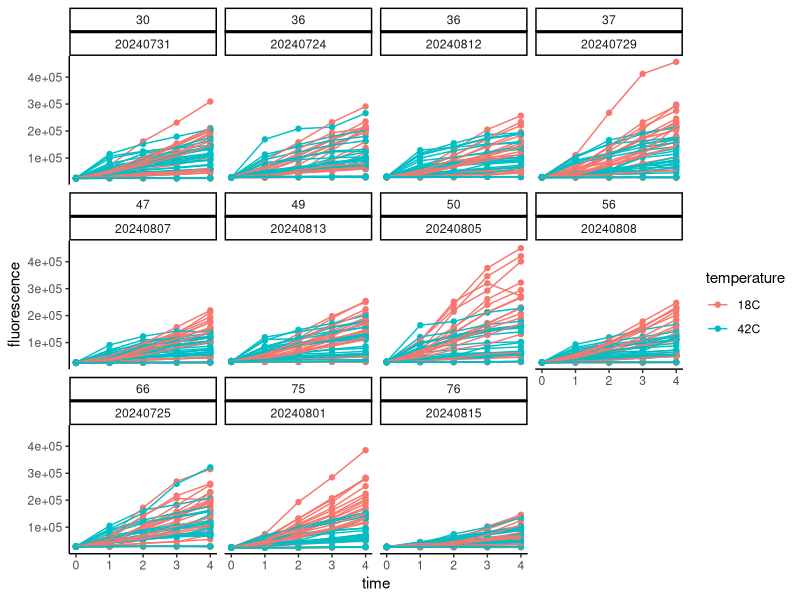
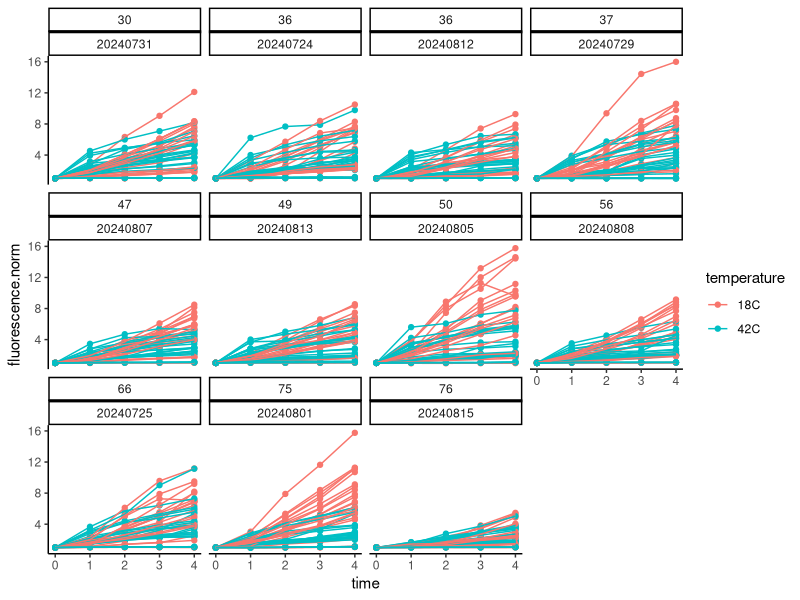
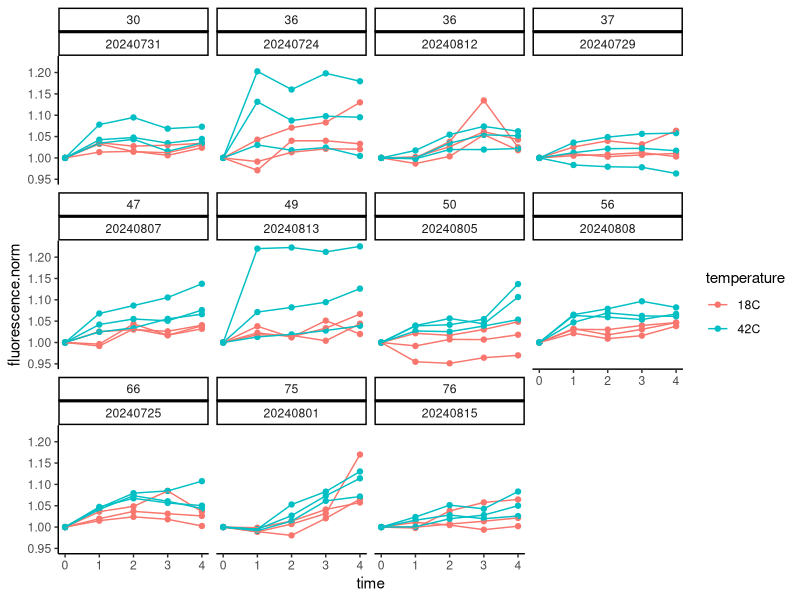
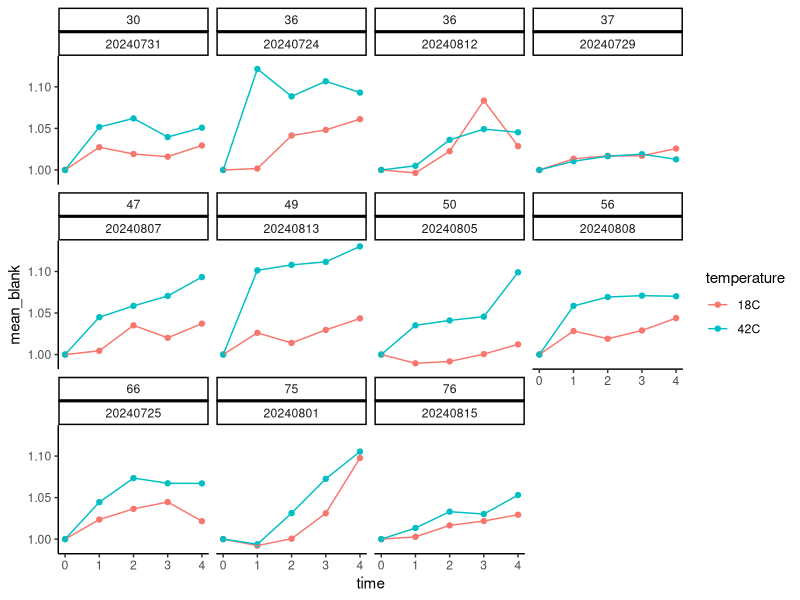
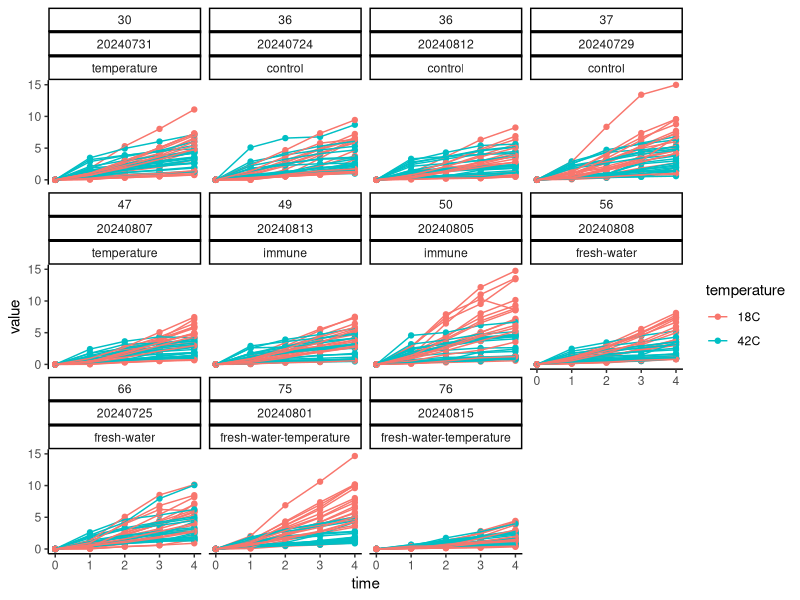
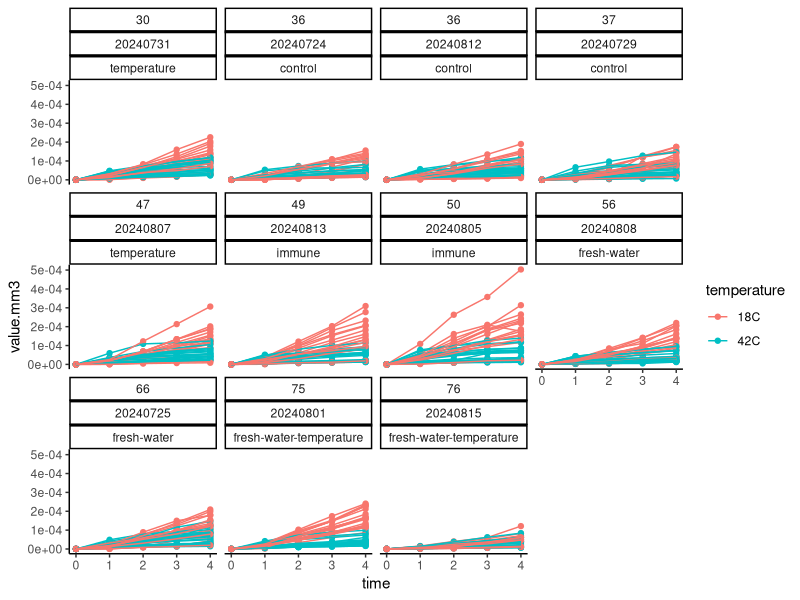
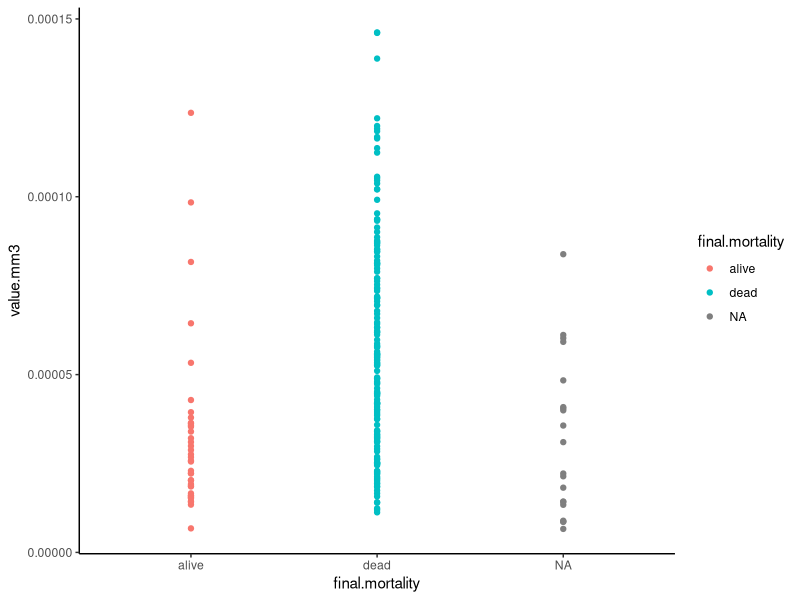
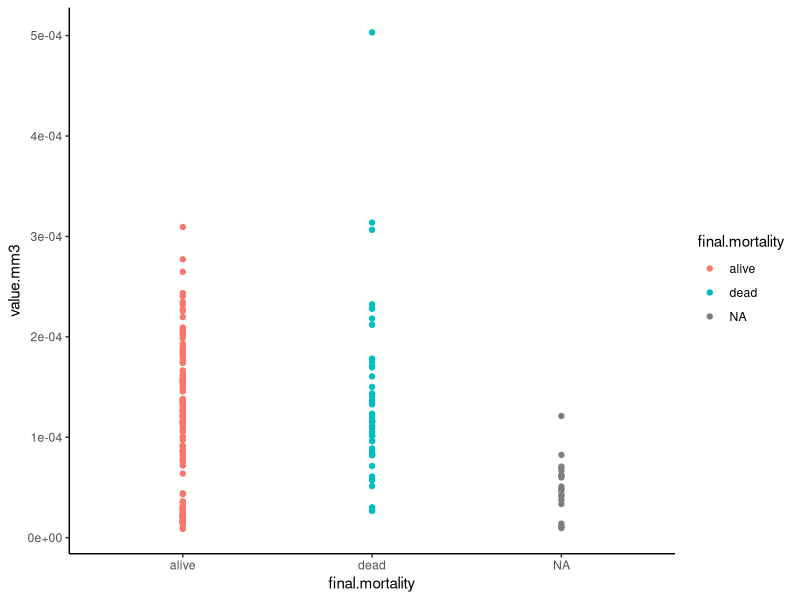

R code for these plots, in order: (Note: this script raises an error after producing the figures.)
## ---- chunk 1
knitr::opts_chunk$set(echo = TRUE, warning = FALSE, message = FALSE)
## ---- chunk 2
library(MASS) 
library(tidyverse)
library(ggplot2)
library(readxl)
library(cowplot)
library(lme4)
library(lmerTest)
library(car)
library(effects)
library(emmeans)
## ---- chunk 3
#read in files
data <- read_csv("data/resazurin/resazurin_data.csv")

data<-data%>%
  pivot_longer(names_to="time", values_to="fluorescence", cols=`0`:`4`)%>%
  mutate(time=as.numeric(time))
## ---- chunk 4
surv<-read_excel("data/survival/survival_resazurin.xlsx")

surv<-surv%>%
  pivot_longer(names_to="time", values_to="status", cols=`0`:`24`)%>%
  mutate(time=as.numeric(time))%>%
  rename(date=date.resazurin, sample=oyster)%>%
  mutate(sample=as.character(sample))
## ---- chunk 5
size <- read_csv("data/resazurin/resazurin-size.csv")%>%select(!notes)%>%mutate(sample=as.character(sample))
## ---- chunk 6
data<-left_join(data, surv)

data<-left_join(data,size)
## ---- chunk 7
final<-surv%>%
  filter(time==24)%>%
  rename(final.mortality=status)%>%
  select(!time)

data<-left_join(data, final)
## ---- chunk 8
data<-data%>%
  mutate(final.mortality = case_when(
    final.mortality == 0 ~ "alive",
    final.mortality == 1 ~ "dead",
    TRUE ~ as.character(final.mortality)  # To handle any other values
  ))
## ---- chunk 9
data%>%
  ggplot(aes(x=time, y=fluorescence, colour=temperature, group=sample))+
  facet_wrap(~bag*date)+
  geom_point()+
  geom_line()+
  theme_classic()
## ---- chunk 10
data<-data%>%
  group_by(date, bag, sample, width.mm, length.mm)%>%
  arrange(date, bag, sample)%>%
  mutate(fluorescence.norm=fluorescence/first(fluorescence))
## ---- chunk 11
data%>%
  ggplot(aes(x=time, y=fluorescence.norm, colour=temperature, group=sample))+
  facet_wrap(~bag*date)+
  geom_point()+
  geom_line()+
  theme_classic()
## ---- chunk 12
data%>%
  filter(type=="blank")%>%
  ggplot(aes(x=time, y=fluorescence.norm, colour=temperature, group=sample))+
  facet_wrap(~bag*date)+
  geom_point()+
  geom_line()+
  theme_classic()
## ---- chunk 13
blanks<-data%>%
  filter(type=="blank")%>%
  group_by(date, bag, temperature, time)%>%
  summarise(mean_blank=mean(fluorescence.norm))
## ---- chunk 14
blanks%>%
  ggplot(aes(x=time, y=mean_blank, colour=temperature))+
  facet_wrap(~bag*date)+
  geom_point()+
  geom_line()+
  theme_classic()
## ---- chunk 15
data<-left_join(data, blanks)

data<-data%>%
  filter(!type=="blank")%>%
  mutate(value=fluorescence.norm-mean_blank)
## ---- chunk 16
data%>%
  ggplot(aes(x=time, y=value, colour=temperature, group=sample))+
  facet_wrap(~bag*date*hardening)+
  geom_point()+
  geom_line()+
  theme_classic()
## ---- chunk 17
data<-data%>%
  select(!type)%>%
  select(!fluorescence.norm)%>%
  select(!mean_blank)%>%
  select(!fluorescence)
## ---- chunk 18
data$volume.mm3<-(4/3) * pi * ((data$length.mm/2) * (data$width.mm/2))^2

data$value.mm3<-data$value/data$volume.mm3
## ---- chunk 19
data%>%
  ggplot(aes(x=time, y=value.mm3, colour=temperature, group=sample))+
  facet_wrap(~bag*date*hardening)+
  geom_point()+
  geom_line()+
  theme_classic()
## ---- chunk 20
data%>%
  filter(time==4)%>%
  filter(temperature=="42C")%>%
  
  ggplot(aes(x=final.mortality, y=value.mm3, colour=final.mortality))+
  geom_point()+
  theme_classic()

data%>%
  filter(time==4)%>%
  filter(temperature=="18C")%>%
  
  ggplot(aes(x=final.mortality, y=value.mm3, colour=final.mortality))+
  geom_point()+
  theme_classic()
## ---- chunk 21
data$time<-as.factor(data$time)
## ---- chunk 22
hist(data$volume.mm3)
## ---- chunk 23
data<-data%>%
  filter(volume.mm3<150000)

hist(data$volume.mm3)
## ---- chunk 24
model.size<-lmer(sqrt(value) ~ time * temperature * scale(volume.mm3) + (1|bag) + (1|date:bag:sample), data=data)

summary(model.size)
anova(model.size)
rand(model.size)

qqPlot(residuals(model.size))

plot(Effect(c("volume.mm3"), model.size))
## ---- chunk 25
data%>%
  ggplot(aes(x=time, y=sqrt(value), colour=scale(volume.mm3), group=paste(date, bag, sample)))+
  facet_wrap(~temperature)+
  scale_colour_gradientn(colours=c("blue", "lightblue", "white","pink", "red"))+
  geom_point()+
  geom_line()+
  theme_classic()
## ---- chunk 26
final<-data%>%
  filter(time=="4")
## ---- chunk 27
model.size2<-lmer(sqrt(value) ~ temperature * scale(volume.mm3) + (1|bag), data=data)

summary(model.size2)
anova(model.size2)
rand(model.size2)

qqPlot(residuals(model.size2))

plot(Effect(c("volume.mm3"), model.size2))
## ---- chunk 28
final%>%
  
  ggplot(aes(x=volume.mm3, y=sqrt(value)))+
  #facet_wrap(~temperature)+
  geom_point()+
  geom_smooth(method="lm")+
  theme_classic()
## ---- chunk 29
correlation18C <- lm(sqrt(value) ~ volume.mm3, data = final%>%filter(temperature=="18C"))

corrplot18C<-ggplot(final%>%filter(temperature=="18C"), aes(x = volume.mm3, y = sqrt(value))) +
      geom_point() + 
      geom_smooth(method = "lm", se = TRUE) + 
      theme_classic()+
      labs(title = "y=8.101e-06 + 1.631 (18°C)");corrplot18C
  
      
correlation42C <- lm(sqrt(value) ~ volume.mm3, data = final%>%filter(temperature=="42C"))

corrplot42C<-ggplot(final%>%filter(temperature=="42C"), aes(x = volume.mm3, y = sqrt(value))) +
      geom_point() + 
      geom_smooth(method = "lm", se = TRUE) + 
      theme_classic()+
      labs(title = "y=5.773e-06 + 1.233 (42°C)");corrplot42C
    
  
## ---- chunk 30
model<-lmer(value.mm3 ~ time * temperature * hardening + (1|bag) + (1|date:bag:sample), data=data)

qqPlot(residuals(model))

hist(data$value.mm3)
## ---- chunk 31
# Extract raw residuals
data$raw_resid <- residuals(model)

# Standardize residuals
data$std_resid <- data$raw_resid / sd(data$raw_resid)

# Flag potential outliers
outlier_threshold <- 3
data$outlier_flag <- abs(data$std_resid) > outlier_threshold

# Filter rows flagged as outliers
outliers <- data %>% filter(outlier_flag == TRUE)
print(outliers)

# Plot standardized residuals
ggplot(data, aes(x = seq_along(std_resid), y = std_resid)) +
  geom_point(aes(color = outlier_flag), size = 2) +
  geom_hline(yintercept = c(-outlier_threshold, outlier_threshold), linetype = "dashed", color = "red") +
  labs(title = "Standardized Residuals with Outliers", x = "Index", y = "Standardized Residual") +
  theme_minimal()
## ---- chunk 32
data<-data%>%
  filter(!outlier_flag==TRUE)
## ---- chunk 33
hist(data$value.mm3)
## ---- chunk 34
data<-data%>%
  filter(!c(time=="4"& hardening=="temperature" & final.mortality=="alive" & temperature=="42C" & value.mm3>0.0001))
## ---- chunk 35
data%>%
  ggplot(aes(x=time, y=value.mm3, colour=temperature, group=sample))+
  facet_wrap(~bag*date*hardening)+
  geom_point()+
  geom_line()+
  theme_classic()
## ---- chunk 36
model<-lmer(sqrt(value.mm3) ~ time * temperature * hardening + (1|hardening:bag) + (1|date:bag:sample), data=data)

summary(model)
anova(model)
rand(model)

qqPlot(residuals(model))
## ---- chunk 37
plot1<-data%>%

  ggplot(aes(x=time, y=value.mm3, color=temperature, fill=temperature))+
  facet_grid(~hardening)+
  geom_point(alpha=0.5)+
  geom_smooth(aes(group=temperature))+
  scale_colour_manual(values=c("cyan4", "orange"))+
  scale_fill_manual(values=c("cyan4", "orange"))+
  theme_classic()+
  xlab("Hour");plot1

plot1a<-data%>%

  ggplot(aes(x=time, y=value.mm3, color=hardening, fill=hardening))+
  facet_grid(~temperature)+
  geom_point(alpha=0.5)+
  geom_smooth(aes(group=hardening))+
  #scale_colour_manual(values=c("cyan4", "orange"))+
  #scale_fill_manual(values=c("cyan4", "orange"))+
  theme_classic()+
  xlab("Hour");plot1a
## ---- chunk 38
plot2<-data%>%
  group_by(temperature, hardening, time)%>%
  summarize(mean=mean(value.mm3, na.rm=TRUE), se=sd(value.mm3, na.rm=TRUE)/sqrt(length(value.mm3)))%>%

  ggplot(aes(x=time, y=mean, color=temperature, fill=temperature))+
  facet_grid(~hardening)+
  geom_point(alpha=0.5)+
  geom_errorbar(aes(ymin=mean-se, ymax=mean+se), width=0.1)+
  geom_line(aes(group=temperature))+
  scale_colour_manual(values=c("cyan4", "orange"))+
  scale_fill_manual(values=c("cyan4", "orange"))+
  theme_classic()+
  xlab("Hour");plot2

plot2a<-data%>%
  group_by(temperature, hardening, time)%>%
  summarise(mean=mean(value.mm3, na.rm=TRUE), se=sd(value.mm3, na.rm=TRUE)/sqrt(length(value.mm3)))%>%

  ggplot(aes(x=time, y=mean, color=hardening, fill=hardening))+
  facet_grid(~temperature)+
  geom_errorbar(aes(ymin=mean-se, ymax=mean+se), width=0.1)+
  geom_point(alpha=0.5)+
  geom_line(aes(group=hardening))+
  #scale_colour_manual(values=c("cyan4", "orange"))+
  #scale_fill_manual(values=c("cyan4", "orange"))+
  theme_classic()+
  xlab("Hour");plot2a
## ---- chunk 39
anova(model)

emm<-emmeans(model, ~hardening|temperature|time, adjust = "tukey")
pairs(emm)

## ---- chunk 40
emm<-emmeans(model, ~temperature|hardening|time, adjust = "tukey")
pairs(emm)
## ---- chunk 41
final<-data%>%
  filter(time==4)

model2<-lmer(sqrt(value.mm3) ~ temperature * hardening + (1|hardening:bag), data=final)
summary(model2)

qqPlot(residuals(model2))

hist(final$value.mm3)
## ---- chunk 42
# Extract raw residuals
final$raw_resid <- residuals(model2)

# Standardize residuals
final$std_resid <- final$raw_resid / sd(final$raw_resid)

# Flag potential outliers
outlier_threshold <- 3
final$outlier_flag <- abs(final$std_resid) > outlier_threshold

# Filter rows flagged as outliers
outliers <- final %>% filter(outlier_flag == TRUE)
print(outliers)

# Plot standardized residuals
ggplot(final, aes(x = seq_along(std_resid), y = std_resid)) +
  geom_point(aes(color = outlier_flag), size = 2) +
  geom_hline(yintercept = c(-outlier_threshold, outlier_threshold), linetype = "dashed", color = "red") +
  labs(title = "Standardized Residuals with Outliers", x = "Index", y = "Standardized Residual") +
  theme_minimal()
## ---- chunk 43
hist(final$value.mm3)
## ---- chunk 44
final%>%
  ggplot(aes(x=hardening, y=value.mm3, colour=temperature, group=sample))+
  geom_point()+
  theme_classic()
## ---- chunk 45
model2<-lmer(sqrt(value.mm3) ~ temperature * hardening + (1|hardening:bag), data=final)

summary(model2)
anova(model2)
rand(model2)

qqPlot(residuals(model2))
## ---- chunk 46
plot3<-final%>%

  ggplot(aes(x=hardening, y=value.mm3, color=temperature))+
  geom_boxplot(position=position_dodge(0.5))+
  geom_point(alpha=0.5, position=position_dodge(0.5))+
  scale_colour_manual(values=c("cyan4", "orange"))+
  theme_classic()+
  xlab("Hardening Treatment");plot3

plot3a<-final%>%

  ggplot(aes(x=temperature, y=value.mm3, color=hardening))+
  geom_boxplot(position=position_dodge(0.9))+
  geom_point(alpha=0.5, position=position_dodge(0.9))+
  #scale_colour_manual(values=c("cyan4", "orange"))+
  theme_classic()+
  xlab("Temperature");plot3a
## ---- chunk 47
plot4<-final%>%
  group_by(temperature, hardening)%>%
  summarise(mean=mean(value.mm3, na.rm=TRUE), se=sd(value.mm3, na.rm=TRUE)/sqrt(length(value.mm3)))%>%

  ggplot(aes(x=hardening, y=mean, color=temperature, fill=temperature))+
  geom_point(alpha=0.5)+
  geom_errorbar(aes(ymin=mean-se, ymax=mean+se), width=0.1)+
  scale_colour_manual(values=c("cyan4", "orange"))+
  scale_fill_manual(values=c("cyan4", "orange"))+
  theme_classic()+
  xlab("Hardening Treatment");plot4

plot4a<-final%>%
  group_by(temperature, hardening)%>%
  summarise(mean=mean(value.mm3, na.rm=TRUE), se=sd(value.mm3, na.rm=TRUE)/sqrt(length(value.mm3)))%>%

  ggplot(aes(x=temperature, y=mean, color=hardening, fill=hardening))+
  geom_point(alpha=0.5, position=position_dodge(0.7))+
  geom_errorbar(aes(ymin=mean-se, ymax=mean+se), width=0.1, position=position_dodge(0.7))+
  #scale_colour_manual(values=c("cyan4", "orange"))+
  #scale_fill_manual(values=c("cyan4", "orange"))+
  theme_classic()+
  xlab("Temperature");plot4a
## ---- chunk 48
anova(model2)

emm<-emmeans(model2, ~hardening|temperature, adjust = "tukey")
pairs(emm)

## ---- chunk 49
emm<-emmeans(model, ~temperature|hardening, adjust = "tukey")
pairs(emm)

## ---- chunk 50
final_mort<-data%>%
  filter(time==4)

model3<-lmer(sqrt(value.mm3) ~ temperature * hardening * final.mortality + (1|hardening:bag), data=final_mort)

qqPlot(residuals(model3))

hist(final_mort$value.mm3)
## ---- chunk 51
# Extract raw residuals
final_mort$raw_resid <- residuals(model3)

# Standardize residuals
final_mort$std_resid <- final_mort$raw_resid / sd(final_mort$raw_resid)

# Flag potential outliers
outlier_threshold <- 3
final_mort$outlier_flag <- abs(final_mort$std_resid) > outlier_threshold

# Filter rows flagged as outliers
outliers <- final_mort %>% filter(outlier_flag == TRUE)
print(outliers)

# Plot standardized residuals
ggplot(final_mort, aes(x = seq_along(std_resid), y = std_resid)) +
  geom_point(aes(color = outlier_flag), size = 2) +
  geom_hline(yintercept = c(-outlier_threshold, outlier_threshold), linetype = "dashed", color = "red") +
  labs(title = "Standardized Residuals with Outliers", x = "Index", y = "Standardized Residual") +
  theme_minimal()
## ---- chunk 52
hist(final$value.mm3)
## ---- chunk 53
final%>%
  ggplot(aes(x=hardening, y=value.mm3, colour=temperature, group=sample))+
  facet_wrap(~final.mortality)+
  geom_point(position=position_dodge(0.5))+
  theme_classic()
## ---- chunk 54
model3<-lmer(sqrt(value.mm3) ~ temperature * hardening * final.mortality + (1|hardening:bag), data=final)

summary(model3)
anova(model3)
rand(model3)

qqPlot(residuals(model3))
## ---- chunk 55
plot5<-final%>%

  ggplot(aes(x=hardening, y=value.mm3, color=final.mortality))+
  facet_grid(~temperature)+
  geom_boxplot(position=position_dodge(0.5))+
  geom_point(alpha=0.5, position=position_dodge(0.5))+
  scale_colour_manual(values=c("darkgray", "darkred"))+
  theme_classic()+
  xlab("Hardening Treatment");plot5

plot5a<-final%>%

  ggplot(aes(x=hardening, y=value.mm3, color=temperature))+
  facet_grid(~final.mortality)+
  geom_boxplot(position=position_dodge(0.9))+
  geom_point(alpha=0.5, position=position_dodge(0.9))+
  scale_colour_manual(values=c("cyan4", "orange"))+
  theme_classic()+
  xlab("Temperature");plot5a

plot5b<-final%>%

  ggplot(aes(x=final.mortality, y=value.mm3, color=temperature))+
  facet_grid(~hardening)+
  geom_boxplot(position=position_dodge(0.9))+
  geom_point(alpha=0.5, position=position_dodge(0.9))+
  scale_colour_manual(values=c("cyan4", "orange"))+
  theme_classic()+
  xlab("Final Mortality");plot5b
## ---- chunk 56
plot6<-final%>%
  group_by(hardening, final.mortality, temperature)%>%
  summarise(mean=mean(value.mm3, na.rm=TRUE), se=sd(value.mm3, na.rm=TRUE)/sqrt(length(value.mm3)))%>%

  ggplot(aes(x=hardening, y=mean, color=final.mortality))+
  facet_grid(~temperature)+
  geom_errorbar(aes(ymin=mean-se, ymax=mean+se), width=0.1, position=position_dodge(0.5))+
  geom_point(alpha=0.5, position=position_dodge(0.5))+
  scale_colour_manual(values=c("darkgray", "darkred"))+
  theme_classic()+
  xlab("Hardening Treatment");plot6

plot6a<-final%>%
  group_by(hardening, final.mortality, temperature)%>%
  summarise(mean=mean(value.mm3, na.rm=TRUE), se=sd(value.mm3, na.rm=TRUE)/sqrt(length(value.mm3)))%>%

  ggplot(aes(x=hardening, y=mean, color=temperature))+
  facet_grid(~final.mortality)+
  geom_point(alpha=0.5, position=position_dodge(0.9))+
  geom_errorbar(aes(ymin=mean-se, ymax=mean+se), width=0.1, position=position_dodge(0.9))+
  scale_colour_manual(values=c("cyan4", "orange"))+
  theme_classic()+
  xlab("Hardening");plot6a

plot6b<-final%>%
  group_by(hardening, final.mortality, temperature)%>%
  summarise(mean=mean(value.mm3, na.rm=TRUE), se=sd(value.mm3, na.rm=TRUE)/sqrt(length(value.mm3)))%>%

  ggplot(aes(x=final.mortality, y=mean, color=temperature))+
  facet_grid(~hardening)+
  geom_line(aes(group=temperature), position=position_dodge(0.9))+
  geom_point(alpha=0.5, position=position_dodge(0.9))+
  geom_errorbar(aes(ymin=mean-se, ymax=mean+se), width=0.1, position=position_dodge(0.9))+
  scale_colour_manual(values=c("cyan4", "orange"))+
  theme_classic()+
  xlab("Final Mortality");plot6b
## ---- chunk 57
anova(model3)

emm<-emmeans(model3, ~final.mortality|temperature|hardening, adjust = "tukey")
pairs(emm)
## ---- chunk 58
final_18C<-data%>%
  filter(time==4)%>%
  filter(temperature=="18C")

model4<-lmer(sqrt(value.mm3) ~ hardening * final.mortality + (1|hardening:bag), data=final_18C)

qqPlot(residuals(model4))

hist(final_18C$value.mm3)
## ---- chunk 59
# Extract raw residuals
final_18C$raw_resid <- residuals(model4)

# Standardize residuals
final_18C$std_resid <- final_18C$raw_resid / sd(final_18C$raw_resid)

# Flag potential outliers
outlier_threshold <- 3
final_18C$outlier_flag <- abs(final_18C$std_resid) > outlier_threshold

# Filter rows flagged as outliers
outliers <- final_18C %>% filter(outlier_flag == TRUE)
print(outliers)

# Plot standardized residuals
ggplot(final_18C, aes(x = seq_along(std_resid), y = std_resid)) +
  geom_point(aes(color = outlier_flag), size = 2) +
  geom_hline(yintercept = c(-outlier_threshold, outlier_threshold), linetype = "dashed", color = "red") +
  labs(title = "Standardized Residuals with Outliers", x = "Index", y = "Standardized Residual") +
  theme_minimal()
## ---- chunk 60
hist(final_18C$value.mm3)
## ---- chunk 61
final_18C%>%
  ggplot(aes(x=hardening, y=value.mm3, colour=final.mortality, group=sample))+
  geom_point(position=position_dodge(0.5))+
  theme_classic()
## ---- chunk 62
model4<-lmer(sqrt(value.mm3) ~ hardening * final.mortality + (1|hardening:bag), data=final_18C)

summary(model4)
anova(model4)
rand(model4)

qqPlot(residuals(model4))
## ---- chunk 63
plot7<-final_18C%>%

  ggplot(aes(x=hardening, y=value.mm3, color=final.mortality))+
  geom_boxplot(position=position_dodge(0.5))+
  geom_point(alpha=0.5, position=position_dodge(0.5))+
  scale_colour_manual(values=c("darkgray", "darkred"))+
  theme_classic()+
  xlab("Hardening Treatment");plot7

plot7a<-final_18C%>%

  ggplot(aes(x=temperature, y=value.mm3, color=hardening))+
  geom_boxplot(position=position_dodge(0.9))+
  geom_point(alpha=0.5, position=position_dodge(0.9))+
  theme_classic()+
  xlab("Temperature");plot7a
## ---- chunk 64
plot8<-final_18C%>%
  group_by(hardening, final.mortality)%>%
  summarise(mean=mean(value.mm3, na.rm=TRUE), se=sd(value.mm3, na.rm=TRUE)/sqrt(length(value.mm3)))%>%
  
  ggplot(aes(x=hardening, y=mean, color=final.mortality))+
  geom_errorbar(aes(ymin=mean-se, ymax=mean+se), width=0.1, position=position_dodge(0.5))+
  geom_point(alpha=0.5, position=position_dodge(0.5))+
  scale_colour_manual(values=c("darkgray", "darkred"))+
  theme_classic()+
  xlab("Hardening Treatment");plot8

plot8a<-final_18C%>%
  group_by(hardening, final.mortality)%>%
  summarise(mean=mean(value.mm3, na.rm=TRUE), se=sd(value.mm3, na.rm=TRUE)/sqrt(length(value.mm3)))%>%

  ggplot(aes(x=final.mortality, y=mean, color=hardening))+
  geom_errorbar(aes(ymin=mean-se, ymax=mean+se), width=0.1, position=position_dodge(0.1))+
  geom_point(alpha=0.5, position=position_dodge(0.1))+
  geom_line(aes(group=hardening))+
  theme_classic()+
  xlab("Final Mortality");plot8a
## ---- chunk 65
anova(model4)

emm<-emmeans(model4, ~final.mortality|hardening, adjust = "tukey")
pairs(emm)
## ---- chunk 66
final_42C<-data%>%
  filter(time==4)%>%
  filter(temperature=="42C")

model5<-lmer(sqrt(value.mm3) ~ hardening * final.mortality + (1|hardening:bag), data=final_42C)

qqPlot(residuals(model5))

hist(final_42C$value.mm3)
## ---- chunk 67
# Extract raw residuals
final_42C$raw_resid <- residuals(model5)

# Standardize residuals
final_42C$std_resid <- final_42C$raw_resid / sd(final_42C$raw_resid)

# Flag potential outliers
outlier_threshold <- 3
final_42C$outlier_flag <- abs(final_42C$std_resid) > outlier_threshold

# Filter rows flagged as outliers
outliers <- final_42C %>% filter(outlier_flag == TRUE)
print(outliers)

# Plot standardized residuals
ggplot(final_42C, aes(x = seq_along(std_resid), y = std_resid)) +
  geom_point(aes(color = outlier_flag), size = 2) +
  geom_hline(yintercept = c(-outlier_threshold, outlier_threshold), linetype = "dashed", color = "red") +
  labs(title = "Standardized Residuals with Outliers", x = "Index", y = "Standardized Residual") +
  theme_minimal()
## ---- chunk 68
hist(final_42C$value.mm3)
## ---- chunk 69
final_42C%>%
  ggplot(aes(x=hardening, y=value.mm3, colour=final.mortality, group=sample))+
  geom_point(position=position_dodge(0.5))+
  theme_classic()
## ---- chunk 70
model5<-lmer(sqrt(value.mm3) ~ hardening * final.mortality + (1|hardening:bag), data=final_42C)

summary(model5)
anova(model5)
rand(model5)

qqPlot(residuals(model5))
## ---- chunk 71
plot9<-final_42C%>%

  ggplot(aes(x=hardening, y=value.mm3, color=final.mortality))+
  geom_boxplot(position=position_dodge(0.5))+
  geom_point(alpha=0.5, position=position_dodge(0.5))+
  scale_colour_manual(values=c("darkgray", "darkred"))+
  theme_classic()+
  xlab("Hardening Treatment");plot9

plot9a<-final_42C%>%

  ggplot(aes(x=temperature, y=value.mm3, color=hardening))+
  geom_boxplot(position=position_dodge(0.9))+
  geom_point(alpha=0.5, position=position_dodge(0.9))+
  theme_classic()+
  xlab("Temperature");plot9a
## ---- chunk 72
plot9<-final_42C%>%
  group_by(hardening, final.mortality)%>%
  summarise(mean=mean(value.mm3, na.rm=TRUE), se=sd(value.mm3, na.rm=TRUE)/sqrt(length(value.mm3)))%>%
  
  ggplot(aes(x=hardening, y=mean, color=final.mortality))+
  geom_errorbar(aes(ymin=mean-se, ymax=mean+se), width=0.1, position=position_dodge(0.5))+
  geom_point(alpha=0.5, position=position_dodge(0.5))+
  scale_colour_manual(values=c("darkgray", "darkred"))+
  theme_classic()+
  xlab("Hardening Treatment");plot9

plot9a<-final_42C%>%
  group_by(hardening, final.mortality)%>%
  summarise(mean=mean(value.mm3, na.rm=TRUE), se=sd(value.mm3, na.rm=TRUE)/sqrt(length(value.mm3)))%>%

  ggplot(aes(x=final.mortality, y=mean, color=hardening))+
  geom_errorbar(aes(ymin=mean-se, ymax=mean+se), width=0.1, position=position_dodge(0.1))+
  geom_point(alpha=0.5, position=position_dodge(0.1))+
  geom_line(aes(group=hardening), position=position_dodge(0.1))+
  theme_classic()+
  xlab("Final Mortality");plot9a
## ---- chunk 73
anova(model5)

emm<-emmeans(model5, ~final.mortality|hardening, adjust = "tukey")
pairs(emm)
